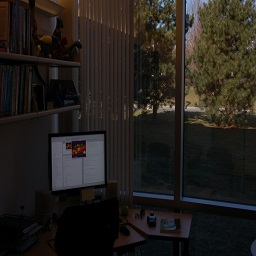
%> input picture assignment1/office.jpg, 256 x 256 px
$ octave eq.m   (GNU Octave 9; MATLAB toolbox functions it lacks are replaced by stand-ins)
%> lines starting %> are read from the running program, lines starting %| are printed output that depends on the picture
clc; clear all;
colormap('gray');
L=256;
x0=imread('office.jpg');
%> x0 is the input picture: size 256x256x3 uint8; mean R, G, B 35.5, 31.6, 27.3
x0=double(x0); %input image
%> x0: size 256x256x3 double
[m,n]=size(x0);
%> m = 256; n = 768
len=m*n; %number of pixels
%> len = 196608
x=reshape(x0,len,1); %convert to [len:1]
xpdf=hist(x,[0:L-1]) % pdf, 1 x L
%> xpdf = 256 values, max 12314 at index 1, min 0 at index 204, mean 768
xpdf=xpdf/len;%Normalize it to get nk/n (eq 3.3-7)....(len is equal to sum(xpdf), number %of pixels...)
%> xpdf = 256 values, max 0.0626 at index 1, min 0 at index 204, mean 0.00391
sk=xpdf*triu(ones(L));%CDF (eq 3.3-8), (eq 3.3-13)
%Histogram Specification
zd_pdf(1:L)=1; %desired histogram of output image
ext = sin(0:pi/255:pi);
zd_pdf=zd_pdf+ext; %desired histogram of output image
zd_pdf = zd_pdf / sum(zd_pdf); %normalize
zk=zd_pdf*triu(ones(L)); %G(z), CDF (eq 3.3-14)
%iteration(eq 3.3-17) % hist. matching
mapping=zeros(256);
z0=zeros(m,n);
for q=1:L
 for p=mapping(q)+1:L
 if ((zk(p)-sk(q)) >= 0)
 mapping(q) = p;
 list=find(x0 == q-1); a=size(list);%find value
%in input image
 z0(list)=p; %map sk value for each k valued
%pixel
 break;
 end
 end
end
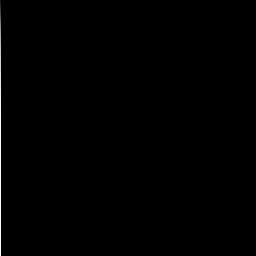
%> mapping: size 256x256 double; min 0, max 256, mean 0.9; drawn with min black and max white
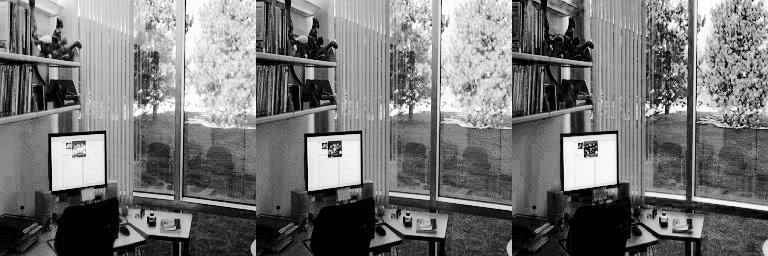
%> z0: size 256x768 double; min 24, max 256, mean 130.8; drawn with min black and max white
%> after the loop, a = [0 1]
z=reshape(z0,len,1); %convert to [len:1]
zpdf=hist(z,[0:L-1])/len; % pdf, 1 x L
%> zpdf = 256 values, max 0.0626 at index 25, min 0 at index 1, mean 0.00391
figure(1),subplot(411),stem([0:L-1],xpdf,'.'),title('histogram, original')
subplot(412),stem([0:L-1],zd_pdf,'.'),title('desired pdf')
subplot(413),stem([0:L-1],zk,'.'),title('transformation')
subplot(414),stem([0:L-1],zpdf,'.'),title('histogram,matched')
%> after `title('histogram,matched')`:
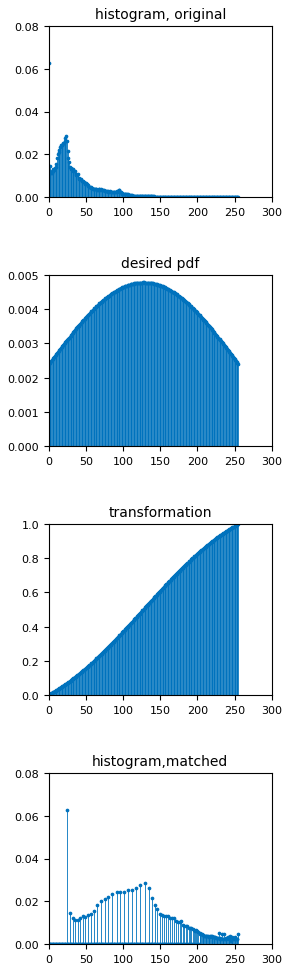
%> figure redrawn from the program's plot data, 4 panels; panel 1: highest point at x = 0, y = 0.0626; panel 2: highest point at x = 127, y = 0.00478; panel 3: highest point at x = 255, y = 1; panel 4: highest point at x = 24, y = 0.0626
figure(2);
colormap('gray');
image(z0);
z0=uint8(z0);
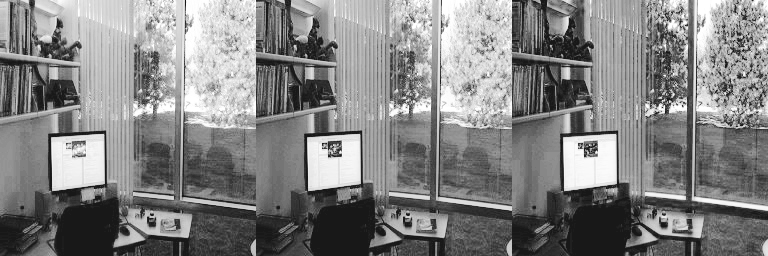
%> z0: size 256x768 uint8; min 24, max 255, mean 130.8
imwrite(z0,'Lvr2i_match.tif','TIFF');
